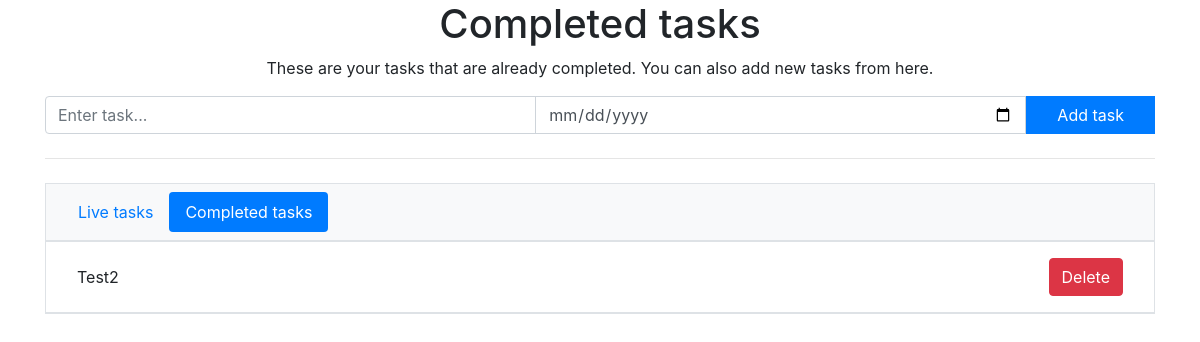
The page /completed on the database as committed earlier.
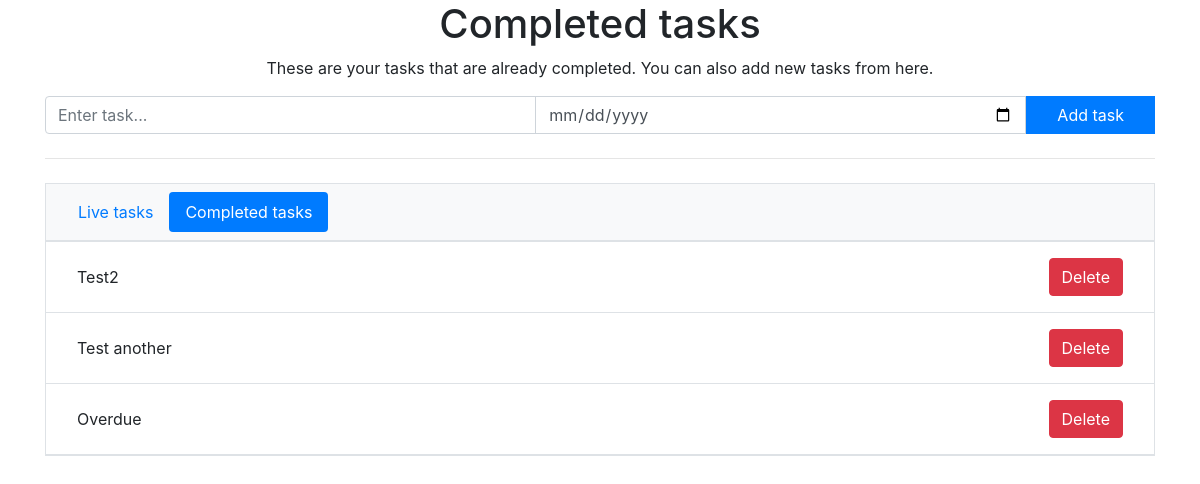
The same page on the database as committed later.
### app.py (models this page shows)
class Task(db.Model):
    id = db.Column(db.Integer, primary_key=True)
    title = db.Column(db.String(100))
    completed = db.Column(db.Boolean)
    deadline = db.Column(db.DateTime)

### app.py (the view)
@app.route("/completed")
def completed():
    task_list = Task.query.all()
    heading = "Completed tasks"
    page_description = "These are your tasks that are already completed. You can also add new tasks from here."
    return render_template("completed.html", task_list=task_list, title="Completed tasks", heading=heading,
                           page_description=page_description)

### templates/completed.html
{% extends "layout.html" %}
{% block content %}
    {% for task in task_list %}
    {% if task.completed == True %}
    <div class="row align-items-center border-bottom p-3">
        <div class="col-9">
            {{task.title}}
        </div>
        <div class="col">
            <a href="/delete/{{ task.id }}"><button class="btn btn-danger float-right">Delete</button></a>
        </div>
    </div>
    {% endif %}
    {% endfor %}
{% endblock content %}

Rows that differ between the two databases and show on the page:
now on this page (row edited): Task: title "Test another"
added Task: title "Overdue"
